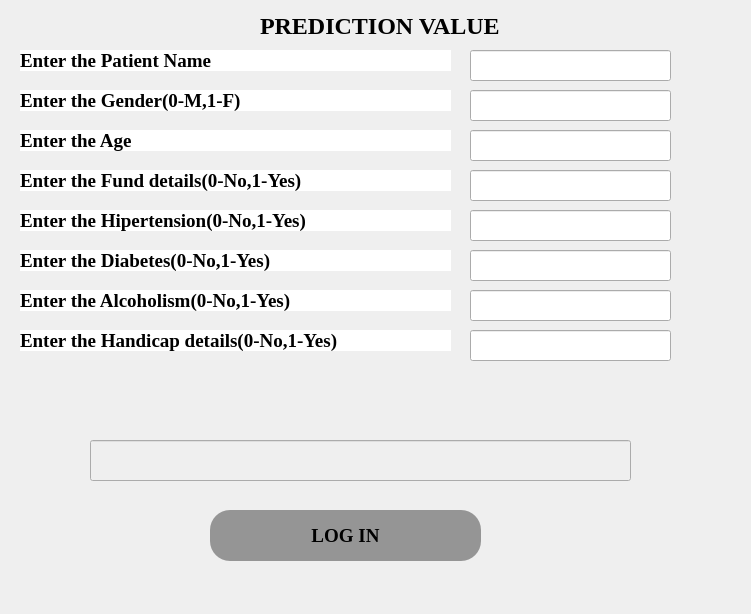
<?xml version="1.0" encoding="UTF-8"?>
<ui version="4.0">
 <class>Form6</class>
 <widget class="QWidget" name="Form6">
  <property name="geometry">
   <rect>
    <x>0</x>
    <y>0</y>
    <width>751</width>
    <height>614</height>
   </rect>
  </property>
  <property name="windowTitle">
   <string>Form</string>
  </property>
  <widget class="QLabel" name="label">
   <property name="geometry">
    <rect>
     <x>0</x>
     <y>0</y>
     <width>771</width>
     <height>791</height>
    </rect>
   </property>
   <property name="text">
    <string/>
   </property>
   <property name="pixmap">
    <pixmap>../crop_pridiction/photo-1511735643442-503bb3bd348a.jpg</pixmap>
   </property>
   <property name="scaledContents">
    <bool>true</bool>
   </property>
  </widget>
  <widget class="QLabel" name="label_2">
   <property name="geometry">
    <rect>
     <x>260</x>
     <y>10</y>
     <width>251</width>
     <height>31</height>
    </rect>
   </property>
   <property name="font">
    <font>
     <family>Times New Roman</family>
     <pointsize>18</pointsize>
     <weight>75</weight>
     <bold>true</bold>
    </font>
   </property>
   <property name="styleSheet">
    <string notr="true">color: rgb(0, 0, 0);</string>
   </property>
   <property name="text">
    <string>PREDICTION VALUE</string>
   </property>
  </widget>
  <widget class="QLabel" name="label_3">
   <property name="geometry">
    <rect>
     <x>20</x>
     <y>50</y>
     <width>431</width>
     <height>21</height>
    </rect>
   </property>
   <property name="font">
    <font>
     <family>Times New Roman</family>
     <pointsize>14</pointsize>
     <weight>75</weight>
     <bold>true</bold>
    </font>
   </property>
   <property name="styleSheet">
    <string notr="true">color: rgb(0, 0, 0);
background-color: rgb(255, 255, 255);</string>
   </property>
   <property name="text">
    <string>Enter the Patient Name</string>
   </property>
  </widget>
  <widget class="QPushButton" name="pushButton">
   <property name="geometry">
    <rect>
     <x>210</x>
     <y>510</y>
     <width>271</width>
     <height>51</height>
    </rect>
   </property>
   <property name="font">
    <font>
     <family>Times New Roman</family>
     <pointsize>14</pointsize>
     <weight>75</weight>
     <bold>true</bold>
    </font>
   </property>
   <property name="styleSheet">
    <string notr="true">border-radius:20px;
background-color: rgb(149, 149, 149);</string>
   </property>
   <property name="text">
    <string>LOG IN</string>
   </property>
  </widget>
  <widget class="QLineEdit" name="lineEdit">
   <property name="geometry">
    <rect>
     <x>470</x>
     <y>50</y>
     <width>201</width>
     <height>31</height>
    </rect>
   </property>
   <property name="font">
    <font>
     <family>Goudy Old Style</family>
     <pointsize>11</pointsize>
    </font>
   </property>
  </widget>
  <widget class="QLineEdit" name="lineEdit_2">
   <property name="geometry">
    <rect>
     <x>470</x>
     <y>90</y>
     <width>201</width>
     <height>31</height>
    </rect>
   </property>
   <property name="font">
    <font>
     <family>Goudy Old Style</family>
     <pointsize>11</pointsize>
    </font>
   </property>
  </widget>
  <widget class="QLineEdit" name="lineEdit_3">
   <property name="geometry">
    <rect>
     <x>470</x>
     <y>130</y>
     <width>201</width>
     <height>31</height>
    </rect>
   </property>
   <property name="font">
    <font>
     <family>Goudy Old Style</family>
     <pointsize>11</pointsize>
    </font>
   </property>
  </widget>
  <widget class="QLineEdit" name="lineEdit_4">
   <property name="geometry">
    <rect>
     <x>470</x>
     <y>170</y>
     <width>201</width>
     <height>31</height>
    </rect>
   </property>
   <property name="font">
    <font>
     <family>Goudy Old Style</family>
     <pointsize>11</pointsize>
    </font>
   </property>
  </widget>
  <widget class="QLineEdit" name="lineEdit_5">
   <property name="geometry">
    <rect>
     <x>470</x>
     <y>210</y>
     <width>201</width>
     <height>31</height>
    </rect>
   </property>
   <property name="font">
    <font>
     <family>Goudy Old Style</family>
     <pointsize>11</pointsize>
    </font>
   </property>
  </widget>
  <widget class="QLineEdit" name="lineEdit_6">
   <property name="geometry">
    <rect>
     <x>470</x>
     <y>250</y>
     <width>201</width>
     <height>31</height>
    </rect>
   </property>
   <property name="font">
    <font>
     <family>Goudy Old Style</family>
     <pointsize>11</pointsize>
    </font>
   </property>
  </widget>
  <widget class="QLineEdit" name="lineEdit_7">
   <property name="geometry">
    <rect>
     <x>470</x>
     <y>290</y>
     <width>201</width>
     <height>31</height>
    </rect>
   </property>
   <property name="font">
    <font>
     <family>Goudy Old Style</family>
     <pointsize>11</pointsize>
    </font>
   </property>
  </widget>
  <widget class="QLineEdit" name="lineEdit_8">
   <property name="geometry">
    <rect>
     <x>470</x>
     <y>330</y>
     <width>201</width>
     <height>31</height>
    </rect>
   </property>
   <property name="font">
    <font>
     <family>Goudy Old Style</family>
     <pointsize>11</pointsize>
    </font>
   </property>
  </widget>
  <widget class="QLineEdit" name="lineEdit_12">
   <property name="enabled">
    <bool>false</bool>
   </property>
   <property name="geometry">
    <rect>
     <x>90</x>
     <y>440</y>
     <width>541</width>
     <height>41</height>
    </rect>
   </property>
   <property name="font">
    <font>
     <family>Goudy Old Style</family>
     <pointsize>14</pointsize>
     <weight>75</weight>
     <bold>true</bold>
    </font>
   </property>
  </widget>
  <widget class="QLabel" name="label_4">
   <property name="geometry">
    <rect>
     <x>20</x>
     <y>90</y>
     <width>431</width>
     <height>21</height>
    </rect>
   </property>
   <property name="font">
    <font>
     <family>Times New Roman</family>
     <pointsize>14</pointsize>
     <weight>75</weight>
     <bold>true</bold>
    </font>
   </property>
   <property name="styleSheet">
    <string notr="true">color: rgb(0, 0, 0);
background-color: rgb(255, 255, 255);</string>
   </property>
   <property name="text">
    <string>Enter the Gender(0-M,1-F)</string>
   </property>
  </widget>
  <widget class="QLabel" name="label_5">
   <property name="geometry">
    <rect>
     <x>20</x>
     <y>130</y>
     <width>431</width>
     <height>21</height>
    </rect>
   </property>
   <property name="font">
    <font>
     <family>Times New Roman</family>
     <pointsize>14</pointsize>
     <weight>75</weight>
     <bold>true</bold>
    </font>
   </property>
   <property name="styleSheet">
    <string notr="true">color: rgb(0, 0, 0);
background-color: rgb(255, 255, 255);</string>
   </property>
   <property name="text">
    <string>Enter the Age</string>
   </property>
  </widget>
  <widget class="QLabel" name="label_6">
   <property name="geometry">
    <rect>
     <x>20</x>
     <y>170</y>
     <width>431</width>
     <height>21</height>
    </rect>
   </property>
   <property name="font">
    <font>
     <family>Times New Roman</family>
     <pointsize>14</pointsize>
     <weight>75</weight>
     <bold>true</bold>
    </font>
   </property>
   <property name="styleSheet">
    <string notr="true">color: rgb(0, 0, 0);
background-color: rgb(255, 255, 255);</string>
   </property>
   <property name="text">
    <string>Enter the Fund details(0-No,1-Yes)</string>
   </property>
  </widget>
  <widget class="QLabel" name="label_7">
   <property name="geometry">
    <rect>
     <x>20</x>
     <y>210</y>
     <width>431</width>
     <height>21</height>
    </rect>
   </property>
   <property name="font">
    <font>
     <family>Times New Roman</family>
     <pointsize>14</pointsize>
     <weight>75</weight>
     <bold>true</bold>
    </font>
   </property>
   <property name="styleSheet">
    <string notr="true">color: rgb(0, 0, 0);
background-color: rgb(255, 255, 255);</string>
   </property>
   <property name="text">
    <string>Enter the Hipertension(0-No,1-Yes)</string>
   </property>
  </widget>
  <widget class="QLabel" name="label_8">
   <property name="geometry">
    <rect>
     <x>20</x>
     <y>250</y>
     <width>431</width>
     <height>21</height>
    </rect>
   </property>
   <property name="font">
    <font>
     <family>Times New Roman</family>
     <pointsize>14</pointsize>
     <weight>75</weight>
     <bold>true</bold>
    </font>
   </property>
   <property name="styleSheet">
    <string notr="true">color: rgb(0, 0, 0);
background-color: rgb(255, 255, 255);</string>
   </property>
   <property name="text">
    <string>Enter the Diabetes(0-No,1-Yes)</string>
   </property>
  </widget>
  <widget class="QLabel" name="label_9">
   <property name="geometry">
    <rect>
     <x>20</x>
     <y>290</y>
     <width>431</width>
     <height>21</height>
    </rect>
   </property>
   <property name="font">
    <font>
     <family>Times New Roman</family>
     <pointsize>14</pointsize>
     <weight>75</weight>
     <bold>true</bold>
    </font>
   </property>
   <property name="styleSheet">
    <string notr="true">color: rgb(0, 0, 0);
background-color: rgb(255, 255, 255);</string>
   </property>
   <property name="text">
    <string>Enter the Alcoholism(0-No,1-Yes)</string>
   </property>
  </widget>
  <widget class="QLabel" name="label_10">
   <property name="geometry">
    <rect>
     <x>20</x>
     <y>330</y>
     <width>431</width>
     <height>21</height>
    </rect>
   </property>
   <property name="font">
    <font>
     <family>Times New Roman</family>
     <pointsize>14</pointsize>
     <weight>75</weight>
     <bold>true</bold>
    </font>
   </property>
   <property name="styleSheet">
    <string notr="true">color: rgb(0, 0, 0);
background-color: rgb(255, 255, 255);</string>
   </property>
   <property name="text">
    <string>Enter the Handicap details(0-No,1-Yes)</string>
   </property>
  </widget>
 </widget>
 <resources/>
 <connections/>
</ui>
